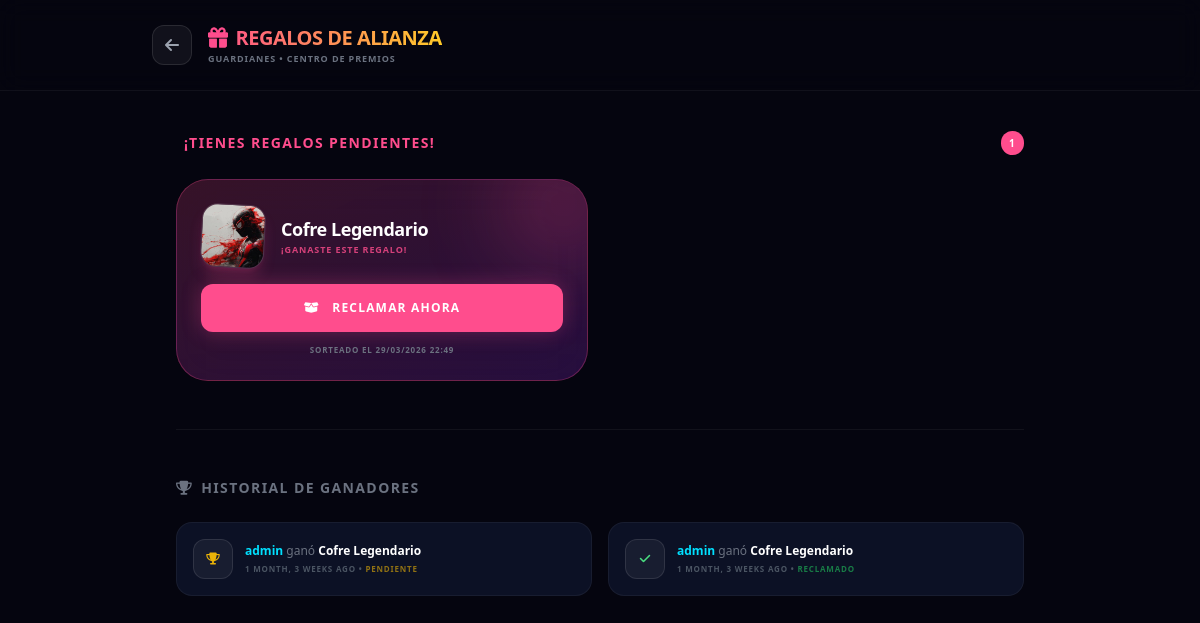
Page /alliances/gifts/ (signed in) on the earlier database version.
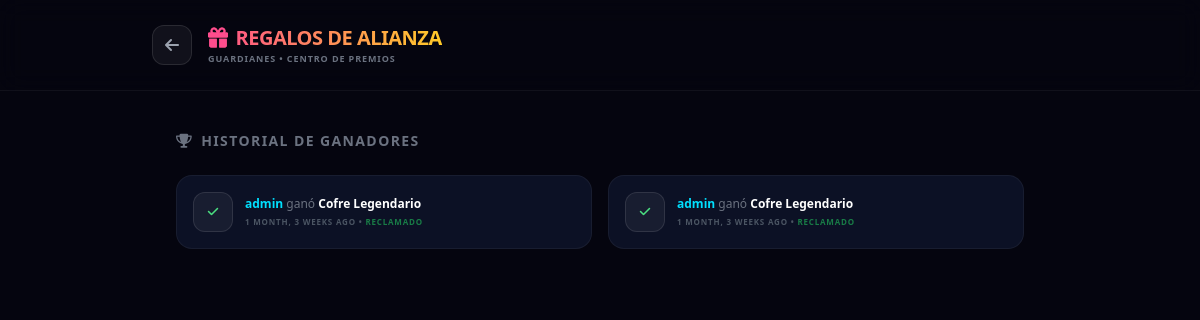
Same page on the later database version.
### game/models_gifts.py (models this page shows, shortened)
class AllianceGiftWinner(models.Model):
    assignment = models.OneToOneField(AllianceGiftAssignment, on_delete=models.CASCADE, related_name="winner_record")
    winner = models.ForeignKey(settings.AUTH_USER_MODEL, on_delete=models.CASCADE, related_name="gift_wins")
    won_at = models.DateTimeField(auto_now_add=True)
    is_claimed = models.BooleanField(default=False)

class AllianceGiftAssignment(models.Model):
    gift = models.ForeignKey(AllianceGift, on_delete=models.CASCADE, related_name="assignments")
    alliance = models.ForeignKey('game.Alliance', on_delete=models.CASCADE, related_name="gift_assignments")
    is_raffled = models.BooleanField(default=False)
    assigned_at = models.DateTimeField(auto_now_add=True)

class AllianceGift(models.Model):
    name = models.CharField(max_length=150)
    image = models.ImageField(upload_to="alliance_gifts/", null=True, blank=True)
    description = models.TextField(max_length=500, blank=True)
    gold_amount = models.PositiveIntegerField(default=0, help_text="Cosmos Gold a entregar")
    mineral = models.ForeignKey(
        'game.Mineral', on_delete=models.SET_NULL, null=True, blank=True,
        help_text="Mineral a entregar"
    )
    mineral_quantity = models.PositiveIntegerField(default=0, help_text="Cantidad del mineral")
    miner_type = models.ForeignKey(
        'game.MinerType', on_delete=models.SET_NULL, null=True, blank=True,
        help_text="Tipo de minero a entregar"
    )
    tool_type = models.ForeignKey(
        'game.ToolType', on_delete=models.SET_NULL, null=True, blank=True,
        help_text="Tipo de herramienta a entregar"
    )
    transport_type = models.ForeignKey(
        'game.TransportType', on_delete=models.SET_NULL, null=True, blank=True,
        help_text="Tipo de transporte a entregar"
    )
    created_at = models.DateTimeField(auto_now_add=True)

### game/views_gifts.py (the view)
# urls.py: path("alliances/gifts/", alliance_gifts_page, name="alliance_gifts_page"),
@login_required
def alliance_gifts_page(request):
    profile = request.user.profile
    if not profile.alliance:
        messages.error(request, "No perteneces a una alianza.")
        return redirect('alliances_view')
    alliance = profile.alliance
    available = []
    is_leader = (alliance.leader == request.user)
    if is_leader:
        available = AllianceGiftAssignment.objects.filter(
            alliance=alliance, is_raffled=False
        ).select_related('gift__mineral', 'gift__miner_type', 'gift__tool_type', 'gift__transport_type')
    history = AllianceGiftWinner.objects.filter(
        assignment__alliance=alliance
    ).select_related('assignment__gift', 'winner').order_by('-won_at')[:30]
    my_pending = AllianceGiftWinner.objects.filter(
        winner=request.user, is_claimed=False
    ).select_related('assignment__gift')
    return render(request, 'game/alliance_gifts.html', {
        'alliance': alliance,
        'is_leader': is_leader,
        'available': available,
        'history': history,
        'my_pending': my_pending,
    })

### game/templates/game/alliance_gifts.html (shortened to what the changed rows need)
{% extends "game/base.html" %}
{% block content %}
<div class="min-h-screen bg-space text-white pb-20">
    <header class="px-6 py-6 border-b border-white/5 backdrop-blur-md sticky top-0 z-50">
        <div class="max-w-4xl mx-auto flex items-center justify-between">
            <div class="flex items-center gap-4">
                <div>
                    <h1 class="text-xl font-black uppercase tracking-tight bg-gradient-to-r from-pink to-[#ffca28] bg-clip-text text-transparent">
                        <i class="fas fa-gift text-pink mr-2"></i>Regalos de Alianza
                    </h1>
                </div>
            </div>
        </div>
    </header>
    <main class="max-w-4xl mx-auto px-6 mt-10">
        {% if my_pending %}
        <section class="mb-12 animate__animated animate__fadeIn">
            <h2 class="text-sm font-black uppercase tracking-widest text-pink mb-6 flex items-center gap-2">
                 ¡TIENES REGALOS PENDIENTES!
                <span class="ml-auto bg-pink text-white px-2 py-0.5 rounded-full text-[10px] font-black">{{ my_pending|length }}</span>
            </h2>
            <div class="grid sm:grid-cols-2 gap-6">
                {% for p in my_pending %}
                <div class="bg-gradient-to-br from-pink/20 to-purple-900/40 border border-pink/30 rounded-[2rem] p-6 backdrop-blur-xl hover:scale-[1.02] transition-all group relative overflow-hidden">
                    <div class="absolute -top-10 -right-10 w-32 h-32 bg-pink/20 rounded-full blur-2xl group-hover:bg-pink/30 transition-all"></div>
                    <div class="flex items-center gap-4 mb-4 relative z-10">
                        <div class="w-16 h-16 rounded-2xl bg-white/5 border border-white/10 flex items-center justify-center overflow-hidden shrink-0 shadow-lg shadow-pink/20 rotate-3 group-hover:rotate-0 transition-transform">
                            {% if p.assignment.gift.image %}
                            <img src="{{ p.assignment.gift.image.url }}" class="w-full h-full object-cover">
                            {% else %}
                            <i class="fas fa-gift text-pink text-2xl"></i>
                            {% endif %}
                        </div>
                        <div>
                            <h3 class="font-black text-white text-lg tracking-tight">{{ p.assignment.gift.name }}</h3>
                            <p class="text-[9px] text-pink/80 font-black uppercase tracking-widest">¡Ganaste este regalo!</p>
                        </div>
                    </div>
                    <button onclick="claimGift({{ p.id }}, '{{ p.assignment.gift.name|escapejs }}', '{% if p.assignment.gift.image %}{{ p.assignment.gift.image.url }}{% endif %}')"
                            class="w-full py-4 rounded-xl bg-pink text-white font-black text-xs uppercase tracking-widest hover:brightness-110 active:scale-95 transition-all shadow-[0_0_20px_rgba(255,77,141,0.3)] relative z-10">
                        <i class="fas fa-box-open mr-2"></i> RECLAMAR AHORA
                    </button>
                    <p class="text-center text-[8px] text-gray-500 mt-3 uppercase font-black tracking-widest">Sorteado el {{ p.won_at|date:"d/m/Y H:i" }}</p>
                </div>
                {% endfor %}
            </div>
        </section>
        <hr class="border-white/5 mb-12">
        {% endif %}
        <section>
            <h2 class="text-sm font-black uppercase tracking-widest text-gray-500 mb-6 flex items-center gap-2">
                <i class="fas fa-trophy"></i> Historial de Ganadores
            </h2>
            <div class="grid gap-4 sm:grid-cols-2">
                {% for w in history %}
                <div class="bg-card/50 border border-white/5 rounded-2xl p-4 flex items-center justify-between group hover:border-white/10 transition-colors">
                    <div class="flex items-center gap-3">
                        <div class="w-10 h-10 rounded-xl bg-white/5 border border-white/10 flex items-center justify-center shrink-0">
                            {% if w.is_claimed %}
                            <i class="fas fa-check text-green-400 text-xs"></i>
                            {% else %}
                            <i class="fas fa-trophy text-yellow-500 text-xs"></i>
                            {% endif %}
                        </div>
                        <div>
                            <p class="text-xs font-black text-white">
                                <span class="text-accent">{{ w.winner.username }}</span>
                                <span class="text-gray-500 font-normal">ganó</span> {{ w.assignment.gift.name }}
                            </p>
                            <p class="text-[8px] text-gray-600 uppercase font-black tracking-widest mt-1">
                                {{ w.won_at|timesince }} ago •
                                {% if w.is_claimed %}<span class="text-green-500/60">RECLAMADO</span>{% else %}<span class="text-yellow-500/60">PENDIENTE</span>{% endif %}
                            </p>
                        </div>
                    </div>
                </div>
                {% empty %}
                <div class="sm:col-span-2 text-center py-10 bg-card/10 border border-dashed border-white/5 rounded-2xl">
                    <p class="text-gray-600 text-[10px] font-bold uppercase tracking-widest">Aún no hay historia en esta alianza</p>
                </div>
                {% endfor %}
            </div>
        </section>
    </main>
</div>
{% endblock %}

Differences in the rows shown:
no longer on one of the page's lists (row edited): AllianceGiftWinner: assignment.gift.name "Cofre Legendario", won_at "29/03/2026 22:49"
changed AllianceGiftWinner (number 1 of 2 on the later page): is_claimed "PENDIENTE" → "RECLAMADO"
Other differences:
{{ my_pending|length }}: "1" → (not shown)
text no longer shown: "¡TIENES REGALOS PENDIENTES!"
